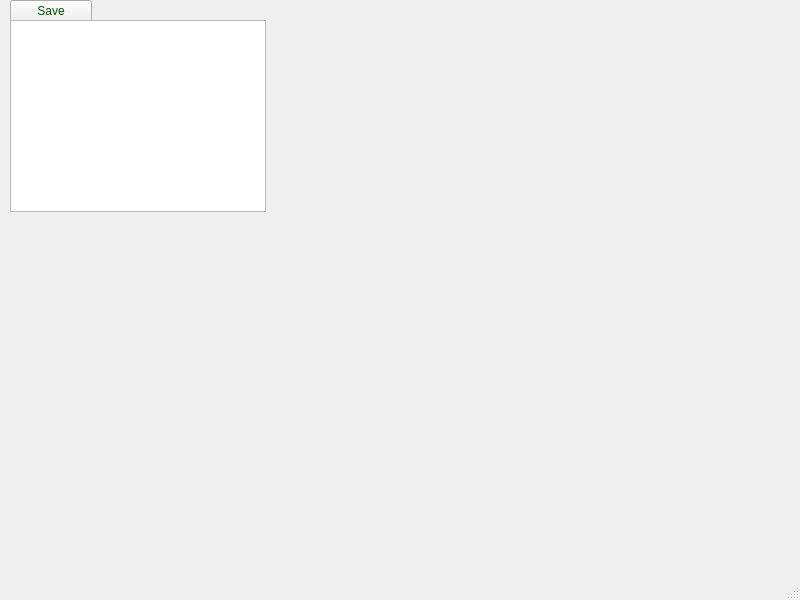
<?xml version="1.0" encoding="UTF-8"?>
<ui version="4.0">
 <class>MainWindow</class>
 <widget class="QMainWindow" name="MainWindow">
  <property name="geometry">
   <rect>
    <x>0</x>
    <y>0</y>
    <width>800</width>
    <height>600</height>
   </rect>
  </property>
  <property name="windowTitle">
   <string>MainWindow</string>
  </property>
  <property name="styleSheet">
   <string notr="true">QPushButton {color: rgb(0, 85, 0)}
QPushButton :hover:enabled{color: rgb(ff, 85, 0) }</string>
  </property>
  <widget class="QWidget" name="centralwidget">
   <widget class="QWidget" name="verticalLayoutWidget">
    <property name="geometry">
     <rect>
      <x>10</x>
      <y>0</y>
      <width>82</width>
      <height>23</height>
     </rect>
    </property>
    <layout class="QVBoxLayout" name="verticalLayout">
     <item>
      <widget class="QPushButton" name="Save">
       <property name="text">
        <string>Save</string>
       </property>
      </widget>
     </item>
    </layout>
   </widget>
   <widget class="QListView" name="listView">
    <property name="geometry">
     <rect>
      <x>10</x>
      <y>20</y>
      <width>256</width>
      <height>192</height>
     </rect>
    </property>
   </widget>
  </widget>
  <widget class="QMenuBar" name="menubar">
   <property name="geometry">
    <rect>
     <x>0</x>
     <y>0</y>
     <width>800</width>
     <height>20</height>
    </rect>
   </property>
  </widget>
  <widget class="QStatusBar" name="statusbar"/>
 </widget>
 <resources/>
 <connections>
  <connection>
   <sender>Save</sender>
   <signal>clicked(bool)</signal>
   <receiver>listView</receiver>
   <slot>hide()</slot>
   <hints>
    <hint type="sourcelabel">
     <x>50</x>
     <y>31</y>
    </hint>
    <hint type="destinationlabel">
     <x>137</x>
     <y>135</y>
    </hint>
   </hints>
  </connection>
 </connections>
</ui>
